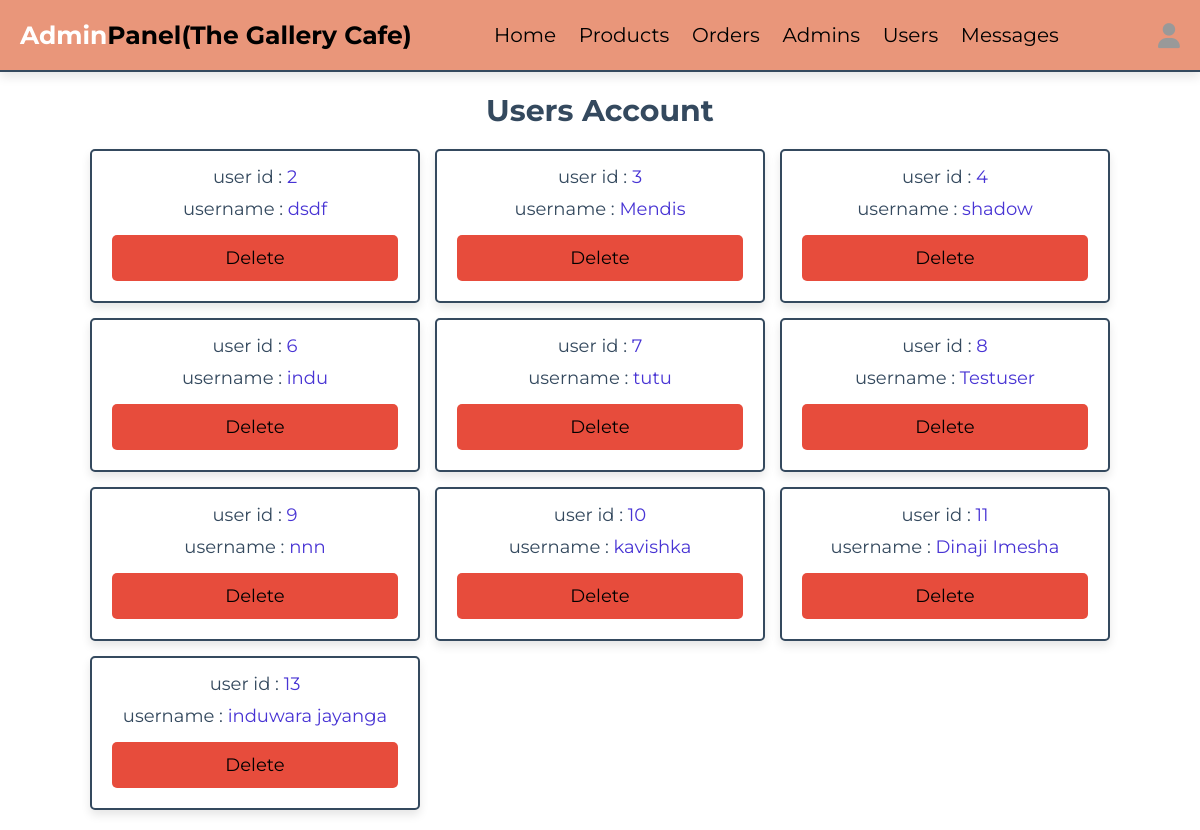
/admin/users_accounts.php (signed in), run on the app's committed database.
### tables this page shows
CREATE TABLE `users` (
  `id` int(100) NOT NULL,
  `name` varchar(20) NOT NULL,
  `email` varchar(50) NOT NULL,
  `number` varchar(11) NOT NULL,
  `password` varchar(50) NOT NULL,
  `address` varchar(500) NOT NULL
);

### admin/users_accounts.php (the view, shortened to what this page needs)
<?php
include '../components/connect.php';
?>
<!DOCTYPE html>
<html lang="en">
<head>
   <link rel="stylesheet" href="https://cdnjs.cloudflare.com/ajax/libs/font-awesome/6.1.1/css/all.min.css">
   <link rel="stylesheet" href="../css/admin_styles.css">
</head>
<body>
<?php include '../components/admin_header.php' ?>
<section class="accounts">
   <h1 class="heading">users account</h1>
   <div class="box-container">
   <?php
      $select_account = $conn->prepare("SELECT * FROM `users`");
      $select_account->execute();
      if($select_account->rowCount() > 0){
         while($fetch_accounts = $select_account->fetch(PDO::FETCH_ASSOC)){
   ?>
   <div class="box">
      <p> user id : <span><?= $fetch_accounts['id']; ?></span> </p>
      <p> username : <span><?= $fetch_accounts['name']; ?></span> </p>
      <a href="users_accounts.php?delete=<?= $fetch_accounts['id']; ?>" class="delete-btn" onclick="return confirm('delete this account?');">delete</a>
   </div>
   <?php
      }
   }else{
      echo '<p class="empty">no accounts available</p>';
   }
   ?>
   </div>
</section>
</body>
</html>

### css/admin_styles.css (style rules this page uses)
:root { --main-color:#4834d4; --red:#e74c3c; --orange:#f39c12; --black:#34495e; --white:#fff; --light-bg:#f5f5f5; --light-color:#999; --border:.2rem solid var(--black); --box-shadow:0 .5rem 1rem rgba(0,0,0,.1); }
* { font-family: 'Montserrat', sans-serif; margin:0; padding:0; box-sizing: border-box; text-decoration: none; outline: none; border:none; }
html { font-size: 62.5%; overflow-x: hidden; }
body { background-image: url("https://img.freepik.com/free-photo/abstract-blur-lobby_74190-4691.jpg?ga=GA1.1.2067153801.1717743021&semt=ais_user"); background-repeat: no-repeat; background-size:cover; }
section { max-width: 1200px; margin:0 auto; padding:2rem; }
.btn, .delete-btn, .option-btn { display: block; margin-top: 1rem; border-radius: .5rem; cursor: pointer; width: 100%; font-size: 1.8rem; color:black; padding:1.2rem 3rem; text-transform: capitalize; text-align: center; }
.delete-btn { background-color: var(--red); }
.heading { text-align: center; margin-bottom: 2rem; text-transform: capitalize; color:var(--black); font-size: 3rem; }
.accounts .box-container { display: grid; grid-template-columns: repeat(auto-fit, 33rem); gap:1.5rem; justify-content: center; align-items: flex-start; }
.accounts .box-container .box { background-color: var(--white); border-radius: .5rem; box-shadow: var(--box-shadow); border:var(--border); padding:2rem; padding-top: 1rem; text-align: center; }
.accounts .box-container .box p { padding: .5rem 0; font-size: 1.8rem; color:var(--black); }
.accounts .box-container .box p span { color:var(--main-color); }

### data on the page
users: id "2", name "dsdf"
users: id "3", name "Mendis"
users: id "4", name "shadow"
users: id "6", name "indu"
users: id "7", name "tutu"
users: id "8", name "Testuser"
users: id "9", name "nnn"
users: id "10", name "kavishka"
users: id "11", name "Dinaji Imesha"
users: id "13", name "induwara jayanga"
